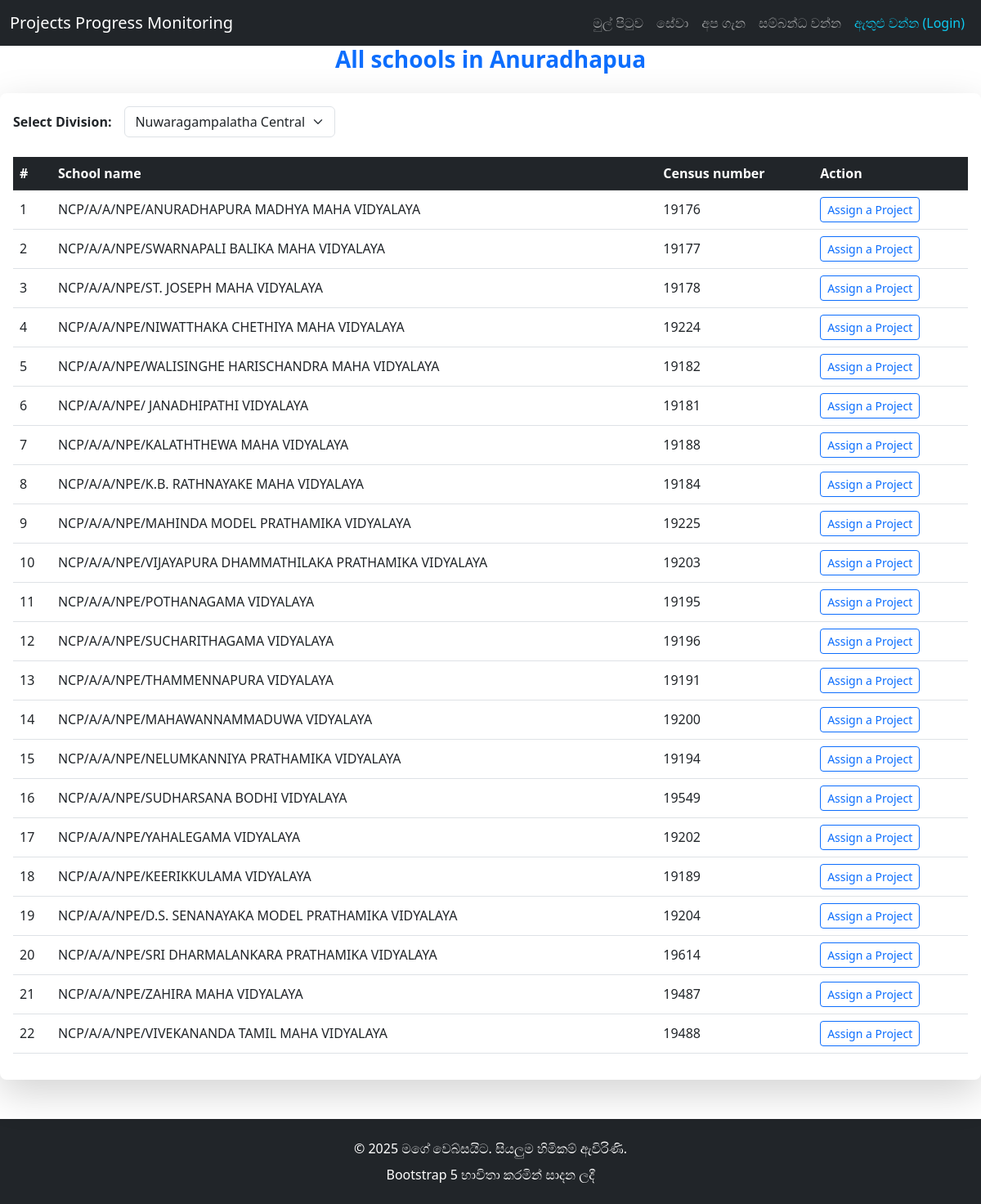
Page /division-schools/2/ on the committed database.
### user_app/models.py (models this page shows, shortened)
class School(models.Model):
    name = models.CharField(max_length=200)
    census_number = models.CharField(max_length=50, unique=True)
    division = models.ForeignKey(Division, on_delete=models.CASCADE, related_name='schools')

### user_app/views.py (the view)
# urls.py: path('division-schools/', views.division_schools, name='division_schools'),
def division_schools(request, division_id=None):
    divisions = Division.objects.all()
    if division_id:
        selected_division = Division.objects.get(id=division_id)
    else:
        selected_division = divisions.first()
    schools = School.objects.filter(division=selected_division)
    return render(request, 'division_schools.html', {
        'divisions': divisions,
        'schools': schools,
        'selected_division': selected_division,
    })

### user_app/templates/division_schools.html (shortened to what this page needs)
{% extends 'master.html' %}
{% load static %}
{% block content %}
    <div class="text-center mb-4">
        <h3 class="fw-bold text-primary">All schools in Anuradhapua</h3>
    </div>
    <div class="card shadow-lg border-0 rounded-3">
        <div class="card-body">
            <div class="d-flex align-items-center mb-4">
                <label for="divisionSelect" class="form-label fw-semibold me-3 mb-0">Select Division:</label>
                <select id="divisionSelect" class="form-select w-auto">
                    {% for division in divisions %}
                        <option value="{{ division.id }}">{{ division.name }}</option>
                    {% endfor %}
                </select>
            </div>
            <div class="table-responsive">
                <table class="table table-hover align-middle">
                    <thead class="table-dark">
                        <tr>
                            <th scope="col">#</th>
                            <th scope="col">School name</th>
                            <th scope="col">Census number</th>
                             <th scope="col">Action</th>
                        </tr>
                    </thead>
                    <tbody id="schoolsTable">
                        {% for school in schools %}
                        <tr>
                            <td>{{ forloop.counter }}</td>
                            <td>{{ school.name }}</td>
                            <td>{{ school.census_number }}</td>
                            <td>
                                <a href="#" class="btn btn-sm btn-outline-primary">Assign a Project</a>
                            </td>
                        </tr>
                        {% empty %}
                        <tr><td colspan="3" class="text-center text-muted">පාසල් නොමැත</td></tr>
                        {% endfor %}
                    </tbody>
                </table>
            </div>
        </div>
    </div>
{% endblock %}

### rows in the picture
School: name "NCP/A/A/NPE/ANURADHAPURA MADHYA MAHA VIDYALAYA", census_number "19176"
School: name "NCP/A/A/NPE/SWARNAPALI BALIKA MAHA VIDYALAYA", census_number "19177"
School: name "NCP/A/A/NPE/ST. JOSEPH MAHA VIDYALAYA", census_number "19178"
School: name "NCP/A/A/NPE/NIWATTHAKA CHETHIYA MAHA VIDYALAYA", census_number "19224"
School: name "NCP/A/A/NPE/WALISINGHE HARISCHANDRA MAHA VIDYALAYA", census_number "19182"
School: name "NCP/A/A/NPE/ JANADHIPATHI VIDYALAYA", census_number "19181"
School: name "NCP/A/A/NPE/KALATHTHEWA MAHA VIDYALAYA", census_number "19188"
School: name "NCP/A/A/NPE/K.B. RATHNAYAKE MAHA VIDYALAYA", census_number "19184"
School: name "NCP/A/A/NPE/MAHINDA MODEL PRATHAMIKA VIDYALAYA", census_number "19225"
School: name "NCP/A/A/NPE/VIJAYAPURA DHAMMATHILAKA PRATHAMIKA VIDYALAYA", census_number "19203"
School: name "NCP/A/A/NPE/POTHANAGAMA VIDYALAYA", census_number "19195"
School: name "NCP/A/A/NPE/SUCHARITHAGAMA VIDYALAYA", census_number "19196"
School: name "NCP/A/A/NPE/THAMMENNAPURA VIDYALAYA", census_number "19191"
School: name "NCP/A/A/NPE/MAHAWANNAMMADUWA VIDYALAYA", census_number "19200"
School: name "NCP/A/A/NPE/NELUMKANNIYA PRATHAMIKA VIDYALAYA", census_number "19194"
School: name "NCP/A/A/NPE/SUDHARSANA BODHI VIDYALAYA", census_number "19549"
School: name "NCP/A/A/NPE/YAHALEGAMA VIDYALAYA", census_number "19202"
School: name "NCP/A/A/NPE/KEERIKKULAMA VIDYALAYA", census_number "19189"
School: name "NCP/A/A/NPE/D.S. SENANAYAKA MODEL PRATHAMIKA VIDYALAYA", census_number "19204"
School: name "NCP/A/A/NPE/SRI DHARMALANKARA PRATHAMIKA VIDYALAYA", census_number "19614"
School: name "NCP/A/A/NPE/ZAHIRA MAHA VIDYALAYA", census_number "19487"
School: name "NCP/A/A/NPE/VIVEKANANDA TAMIL MAHA VIDYALAYA", census_number "19488"

### other values in the picture
form field value "Nuwaragampalatha Central"
